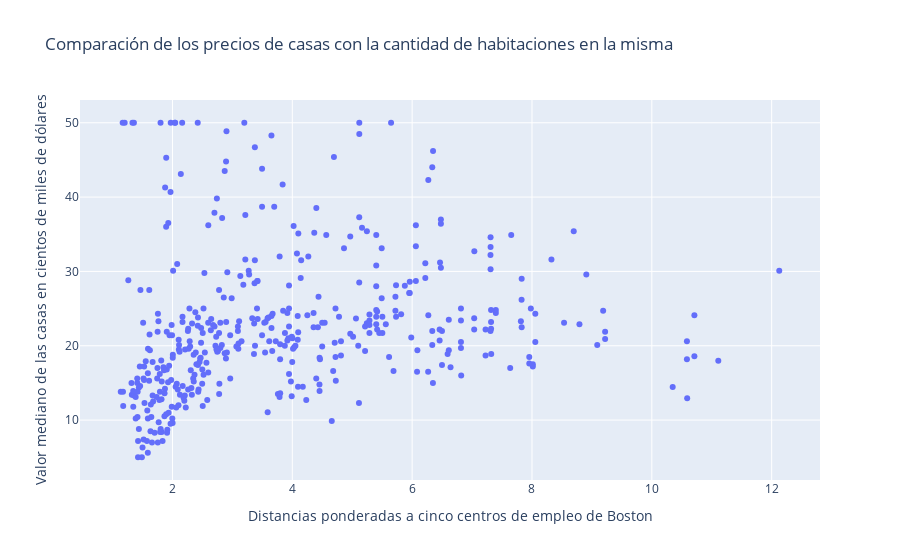

Notebook cell for this chart:
### Markdown cell above
Se observa una relación negativa debil entre la proporción de unidades ocupadas por sus propietarios construidas antes de 1940 y valor mediano de las casas en cientos de miles de dólares

### Code cell
fig = px.scatter(x=X_train_imputado_df['DIS'], y=y_train_df['MEDV'], 
                title='Comparación de los precios de casas con la cantidad de habitaciones en la misma'
                , labels={'x':'Distancias ponderadas a cinco centros de empleo de Boston',
                            'y':'Valor mediano de las casas en cientos de miles de dólares'})
fig.show()

### Figure 1 — Plotly figure (JSON) as saved in the notebook; plotly's stock layout.template omitted (floating-point values rounded to 4 significant figures; data arrays with more than 128 entries replaced by an {"elided": "..."} marker saying what was removed)
{"data": [{"hovertemplate": "Distancias ponderadas a cinco centros de empleo de Boston=%{x}<br>Valor mediano de las casas en cientos de miles de dólares=%{y}<extra></extra>", "legendgroup": "", "marker": {"color": "#636efa", "symbol": "circle"}, "mode": "markers", "name": "", "orientation": "v", "showlegend": false, "type": "scatter", "x": {"elided": "428 float values"}, "xaxis": "x", "y": {"elided": "428 float values"}, "yaxis": "y"}], "layout": {"legend": {"tracegroupgap": 0}, "title": {"text": "Comparación de los precios de casas con la cantidad de habitaciones en la misma"}, "xaxis": {"anchor": "y", "domain": [0, 1], "title": {"text": "Distancias ponderadas a cinco centros de empleo de Boston"}}, "yaxis": {"anchor": "x", "domain": [0, 1], "title": {"text": "Valor mediano de las casas en cientos de miles de dólares"}}}}
